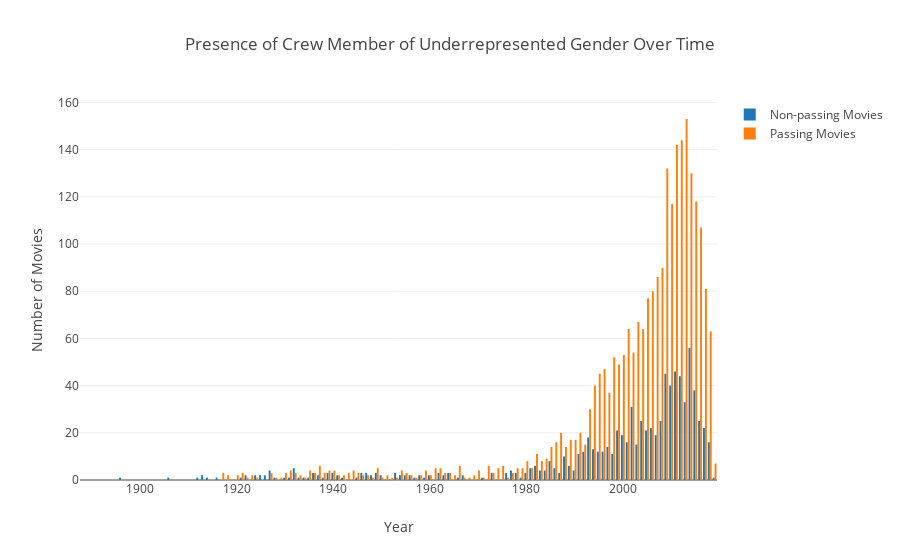

Notebook code for this chart:
### Code cell
trace0 = go.Bar(
    x=[year for year in ur_gender_non_passing.index],
    y=[count for count in ur_gender_non_passing.values],
    name='Non-passing Movies'    
)

trace1 = go.Bar(
    x=[year for year in ur_gender_passing.index],
    y=[count for count in ur_gender_passing.values],
    name='Passing Movies'    
)

data = [trace0, trace1]    
layout = go.Layout(
    title="Presence of Crew Member of Underrepresented Gender Over Time", 
    xaxis=dict(title="Year"), 
    yaxis=dict(title="Number of Movies"),
    barmode='group'
)

fig = go.Figure(data=data, layout=layout)
iplot(fig)

### Figure 1 — Plotly figure (JSON) as saved in the notebook; plotly's stock layout.template omitted (floating-point values rounded to 4 significant figures)
{"data": [{"name": "Non-passing Movies", "type": "bar", "uid": "790de31a-b2c3-44ee-90d3-59fdfd4516ff", "x": [1888, 1892, 1895, 1896, 1898, 1899, 1900, 1901, 1902, 1903, 1904, 1905, 1906, 1907, 1908, 1909, 1910, 1912, 1913, 1914, 1915, 1916, 1917, 1918, 1919, 1920, 1921, 1922, 1923, 1924, 1925, 1926, 1927, 1928, 1929, 1930, 1931, 1932, 1933, 1934, 1935, 1936, 1937, 1938, 1939, 1940, 1941, 1942, 1943, 1944, 1945, 1946, 1947, 1948, 1949, 1950, 1951, 1952, 1953, 1954, 1955, 1956, 1957, 1958, 1959, 1960, 1961, 1962, 1963, 1964, 1965, 1966, 1967, 1968, 1969, 1970, 1971, 1972, 1973, 1974, 1975, 1976, 1977, 1978, 1979, 1980, 1981, 1982, 1983, 1984, 1985, 1986, 1987, 1988, 1989, 1990, 1991, 1992, 1993, 1994, 1995, 1996, 1997, 1998, 1999, 2000, 2001, 2002, 2003, 2004, 2005, 2006, 2007, 2008, 2009, 2010, 2011, 2012, 2013, 2014, 2015, 2016, 2017, 2018, 2019], "y": [0, 0, 0, 1, 0, 0, 0, 0, 0, 0, 0, 0, 1, 0, 0, 0, 0, 1, 2, 1, 0, 1, 0, 0, 0, 0, 1, 2, 0, 2, 2, 2, 4, 1, 0, 1, 1, 5, 1, 1, 1, 3, 2, 1, 3, 3, 2, 1, 0, 0, 1, 3, 3, 2, 3, 2, 0, 0, 3, 2, 2, 2, 1, 2, 1, 2, 0, 3, 2, 3, 0, 1, 2, 0, 0, 0, 1, 0, 3, 0, 0, 3, 4, 3, 1, 3, 5, 6, 4, 4, 8, 5, 3, 10, 6, 4, 11, 12, 18, 13, 12, 12, 14, 11, 21, 19, 16, 31, 15, 25, 21, 22, 19, 25, 45, 40, 46, 44, 33, 56, 38, 25, 22, 16, 1]}, {"name": "Passing Movies", "type": "bar", "uid": "21275047-9be0-45be-9879-0fd266cc41ee", "x": [1910, 1916, 1917, 1918, 1919, 1920, 1921, 1922, 1923, 1924, 1926, 1927, 1928, 1929, 1930, 1931, 1932, 1933, 1934, 1935, 1936, 1937, 1938, 1939, 1940, 1941, 1942, 1943, 1944, 1945, 1946, 1947, 1948, 1949, 1950, 1951, 1952, 1953, 1954, 1955, 1956, 1957, 1958, 1959, 1960, 1961, 1962, 1963, 1964, 1965, 1966, 1967, 1968, 1969, 1970, 1971, 1972, 1973, 1974, 1975, 1976, 1977, 1978, 1979, 1980, 1981, 1982, 1983, 1984, 1985, 1986, 1987, 1988, 1989, 1990, 1991, 1992, 1993, 1994, 1995, 1996, 1997, 1998, 1999, 2000, 2001, 2002, 2003, 2004, 2005, 2006, 2007, 2008, 2009, 2010, 2011, 2012, 2013, 2014, 2015, 2016, 2017, 2018, 2019], "y": [0, 0, 3, 2, 0, 2, 3, 1, 2, 1, 0, 3, 1, 1, 3, 4, 3, 2, 1, 4, 3, 6, 3, 4, 4, 2, 2, 3, 4, 3, 2, 2, 1, 5, 1, 2, 1, 1, 4, 3, 2, 1, 2, 4, 2, 5, 5, 3, 3, 2, 6, 1, 1, 2, 4, 1, 6, 3, 5, 6, 1, 3, 5, 5, 8, 5, 11, 8, 9, 14, 16, 20, 14, 17, 17, 20, 15, 30, 40, 45, 47, 37, 52, 49, 53, 64, 54, 67, 64, 77, 80, 86, 90, 132, 117, 142, 144, 153, 130, 118, 107, 81, 63, 7]}], "layout": {"autosize": true, "barmode": "group", "title": {"text": "Presence of Crew Member of Underrepresented Gender Over Time"}, "xaxis": {"autorange": true, "range": [1888.0, 2020.0], "title": {"text": "Year"}, "type": "linear"}, "yaxis": {"autorange": true, "range": [0, 161.1], "title": {"text": "Number of Movies"}, "type": "linear"}}}
